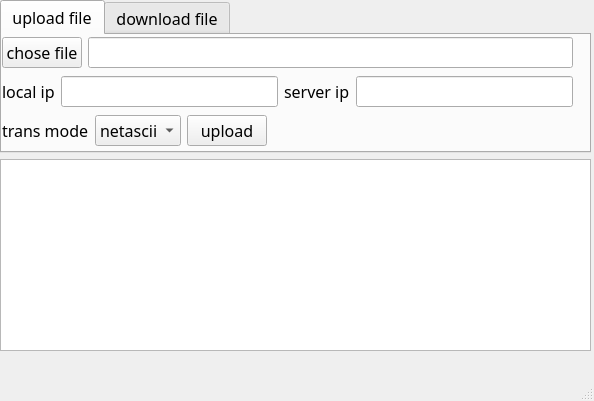
<?xml version="1.0" encoding="UTF-8"?>
<ui version="4.0">
 <class>MainWindow</class>
 <widget class="QMainWindow" name="MainWindow">
  <property name="geometry">
   <rect>
    <x>0</x>
    <y>0</y>
    <width>594</width>
    <height>401</height>
   </rect>
  </property>
  <property name="windowTitle">
   <string>MainWindow</string>
  </property>
  <widget class="QWidget" name="centralwidget">
   <property name="font">
    <font>
     <family>黑体</family>
     <pointsize>12</pointsize>
    </font>
   </property>
   <widget class="QWidget" name="verticalLayoutWidget_2">
    <property name="geometry">
     <rect>
      <x>0</x>
      <y>0</y>
      <width>591</width>
      <height>351</height>
     </rect>
    </property>
    <layout class="QVBoxLayout" name="verticalLayout_3">
     <item>
      <widget class="QTabWidget" name="tabWidget">
       <property name="font">
        <font>
         <family>黑体</family>
         <pointsize>12</pointsize>
        </font>
       </property>
       <property name="currentIndex">
        <number>0</number>
       </property>
       <widget class="QWidget" name="tab">
        <attribute name="title">
         <string>upload file</string>
        </attribute>
        <widget class="QWidget" name="verticalLayoutWidget">
         <property name="geometry">
          <rect>
           <x>0</x>
           <y>0</y>
           <width>571</width>
           <height>114</height>
          </rect>
         </property>
         <layout class="QVBoxLayout" name="verticalLayout_2">
          <item>
           <layout class="QHBoxLayout" name="horizontalLayout_6">
            <item>
             <widget class="QPushButton" name="PathChoose">
              <property name="font">
               <font>
                <family>黑体</family>
                <pointsize>12</pointsize>
               </font>
              </property>
              <property name="text">
               <string>chose file</string>
              </property>
             </widget>
            </item>
            <item>
             <widget class="QLineEdit" name="PathShow"/>
            </item>
           </layout>
          </item>
          <item>
           <layout class="QHBoxLayout" name="horizontalLayout_5">
            <item>
             <widget class="QLabel" name="label">
              <property name="font">
               <font>
                <family>黑体</family>
                <pointsize>12</pointsize>
               </font>
              </property>
              <property name="text">
               <string>local ip</string>
              </property>
             </widget>
            </item>
            <item>
             <widget class="QLineEdit" name="uploadLocalIP"/>
            </item>
            <item>
             <widget class="QLabel" name="label_2">
              <property name="font">
               <font>
                <family>黑体</family>
                <pointsize>12</pointsize>
               </font>
              </property>
              <property name="text">
               <string>server ip</string>
              </property>
             </widget>
            </item>
            <item>
             <widget class="QLineEdit" name="uploadServerIP"/>
            </item>
           </layout>
          </item>
          <item>
           <layout class="QHBoxLayout" name="horizontalLayout_3">
            <item>
             <widget class="QLabel" name="label_3">
              <property name="font">
               <font>
                <family>黑体</family>
                <pointsize>12</pointsize>
               </font>
              </property>
              <property name="text">
               <string>trans mode</string>
              </property>
             </widget>
            </item>
            <item>
             <widget class="QComboBox" name="uploadMode">
              <property name="font">
               <font>
                <family>黑体</family>
                <pointsize>12</pointsize>
               </font>
              </property>
              <item>
               <property name="text">
                <string>netascii</string>
               </property>
              </item>
              <item>
               <property name="text">
                <string>octet</string>
               </property>
              </item>
             </widget>
            </item>
            <item>
             <widget class="QPushButton" name="uploadButton">
              <property name="font">
               <font>
                <family>黑体</family>
                <pointsize>12</pointsize>
               </font>
              </property>
              <property name="text">
               <string>upload</string>
              </property>
             </widget>
            </item>
            <item>
             <spacer name="horizontalSpacer_2">
              <property name="orientation">
               <enum>Qt::Horizontal</enum>
              </property>
              <property name="sizeHint" stdset="0">
               <size>
                <width>40</width>
                <height>20</height>
               </size>
              </property>
             </spacer>
            </item>
           </layout>
          </item>
         </layout>
        </widget>
       </widget>
       <widget class="QWidget" name="tab_2">
        <attribute name="title">
         <string>download file</string>
        </attribute>
        <widget class="QWidget" name="verticalLayoutWidget_3">
         <property name="geometry">
          <rect>
           <x>0</x>
           <y>0</y>
           <width>581</width>
           <height>111</height>
          </rect>
         </property>
         <layout class="QVBoxLayout" name="verticalLayout_4">
          <item>
           <layout class="QHBoxLayout" name="horizontalLayout_4">
            <item>
             <widget class="QLabel" name="label_6">
              <property name="text">
               <string>server ip</string>
              </property>
             </widget>
            </item>
            <item>
             <widget class="QLineEdit" name="downloadServerIP"/>
            </item>
            <item>
             <widget class="QLabel" name="label_4">
              <property name="text">
               <string>server filename</string>
              </property>
             </widget>
            </item>
            <item>
             <widget class="QLineEdit" name="downloadServerFilename"/>
            </item>
           </layout>
          </item>
          <item>
           <layout class="QHBoxLayout" name="horizontalLayout">
            <item>
             <widget class="QLabel" name="label_7">
              <property name="text">
               <string>local ip </string>
              </property>
             </widget>
            </item>
            <item>
             <widget class="QLineEdit" name="downloadLocalIP"/>
            </item>
            <item>
             <widget class="QLabel" name="label_5">
              <property name="text">
               <string>local filename </string>
              </property>
             </widget>
            </item>
            <item>
             <widget class="QLineEdit" name="downloadLocalFilename"/>
            </item>
           </layout>
          </item>
          <item>
           <layout class="QHBoxLayout" name="horizontalLayout_2">
            <item>
             <widget class="QLabel" name="label_8">
              <property name="text">
               <string>trans mode</string>
              </property>
             </widget>
            </item>
            <item>
             <widget class="QComboBox" name="downloadMode">
              <item>
               <property name="text">
                <string>netascii</string>
               </property>
              </item>
              <item>
               <property name="text">
                <string>octet</string>
               </property>
              </item>
             </widget>
            </item>
            <item>
             <widget class="QPushButton" name="downloadButton">
              <property name="text">
               <string>download</string>
              </property>
             </widget>
            </item>
            <item>
             <spacer name="horizontalSpacer">
              <property name="orientation">
               <enum>Qt::Horizontal</enum>
              </property>
              <property name="sizeHint" stdset="0">
               <size>
                <width>40</width>
                <height>20</height>
               </size>
              </property>
             </spacer>
            </item>
           </layout>
          </item>
         </layout>
        </widget>
       </widget>
      </widget>
     </item>
     <item>
      <widget class="QTextBrowser" name="output">
       <property name="font">
        <font>
         <family>黑体</family>
         <pointsize>12</pointsize>
        </font>
       </property>
      </widget>
     </item>
    </layout>
   </widget>
  </widget>
  <widget class="QMenuBar" name="menubar">
   <property name="geometry">
    <rect>
     <x>0</x>
     <y>0</y>
     <width>594</width>
     <height>22</height>
    </rect>
   </property>
  </widget>
  <widget class="QStatusBar" name="statusbar"/>
 </widget>
 <resources/>
 <connections/>
</ui>
